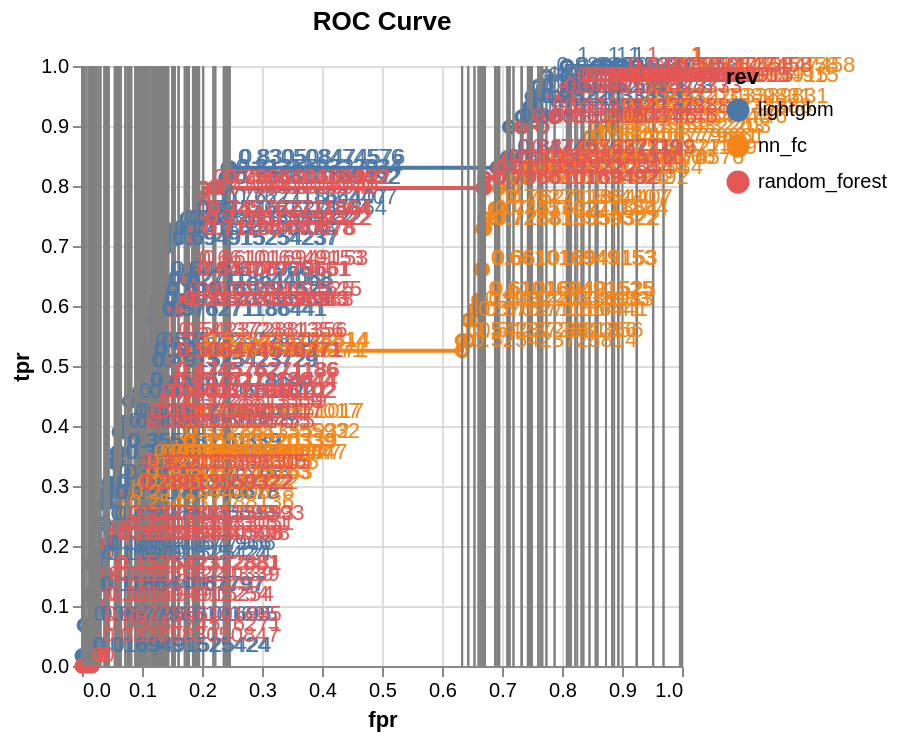

Write the Vega-Lite specification saved for this chart.
### Vega-Lite specification from a JSON file in a GitHub repository (floating-point values rounded to 4 significant figures; data arrays with more than 128 entries replaced by an {"elided": "..."} marker saying what was removed)
{"$schema": "https://vega.github.io/schema/vega-lite/v5.json", "data": {"values": {"elided": "241 records"}}, "title": "ROC Curve", "width": 300, "height": 300, "layer": [{"encoding": {"x": {"field": "fpr", "type": "quantitative", "title": "fpr"}, "y": {"field": "tpr", "type": "quantitative", "title": "tpr", "scale": {"zero": false}}, "color": {"field": "rev", "type": "nominal"}}, "layer": [{"mark": "line"}, {"mark": "point", "encoding": {"opacity": {"value": 1}}}]}, {"layer": [{"mark": {"type": "rule", "color": "gray"}, "encoding": {"x": {"field": "fpr", "type": "quantitative"}}}, {"encoding": {"text": {"type": "quantitative", "field": "tpr"}, "x": {"field": "fpr", "type": "quantitative"}, "y": {"field": "tpr", "type": "quantitative"}}, "layer": [{"mark": {"type": "text", "align": "left", "dx": 5, "dy": -5}, "encoding": {"color": {"type": "nominal", "field": "rev"}}}]}]}]}
